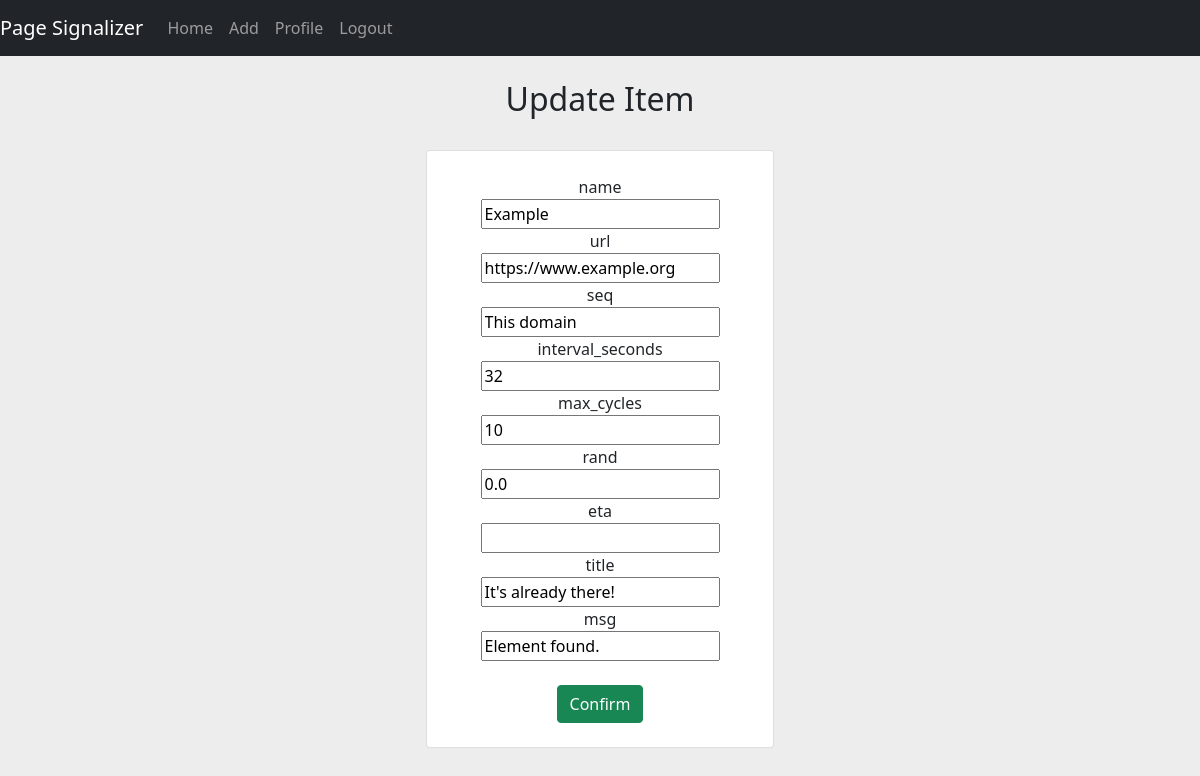
Page /modify/10/ (signed in) on the earlier database version.
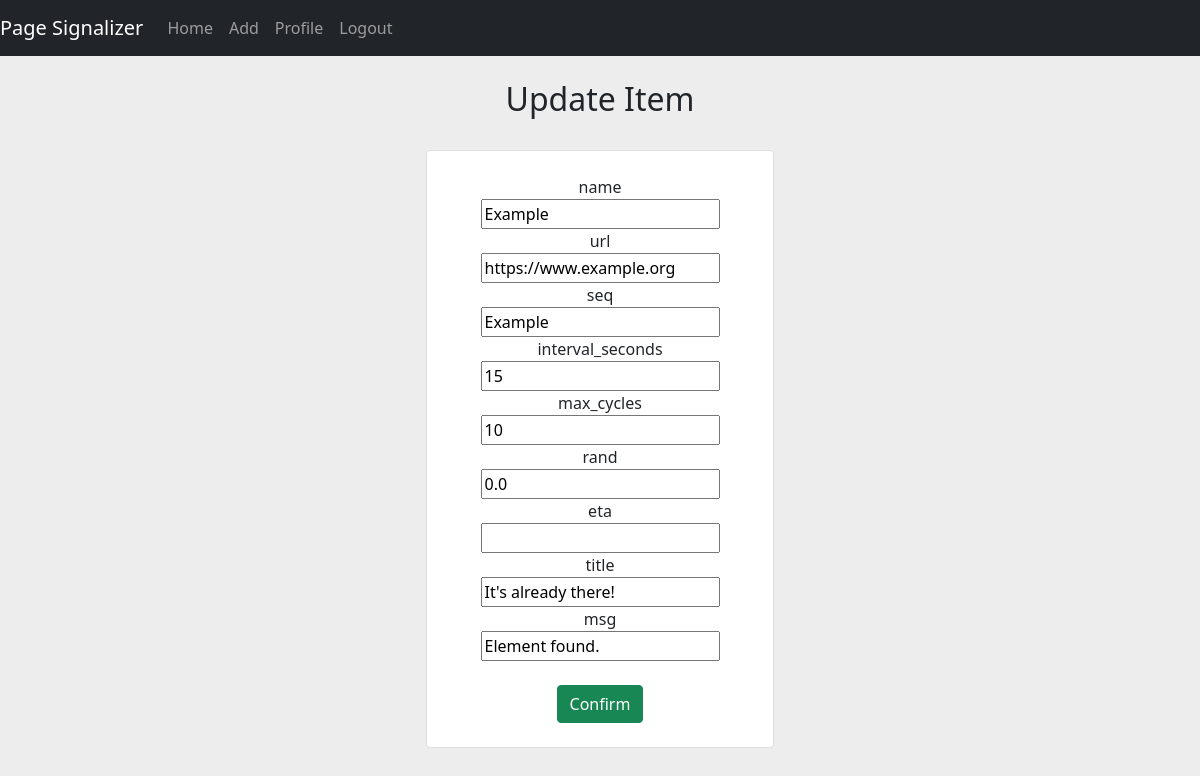
Same page on the later database version.
### core/models.py (models this page shows, shortened)
class Connection_Spec(models.Model):
    MODE_CHOICES = (
        ('EXISTS', 'exists'),
        ('NOT_EQUAL', 'not_equal')
    )
    owner = models.ForeignKey(User, on_delete=models.CASCADE, default=1)
    name = models.CharField(max_length=60)
    url = models.CharField(max_length=150)
    seq = models.CharField(max_length=60)
    interval_seconds = models.IntegerField(default=600, validators=[
            MaxValueValidator(100000),
            MinValueValidator(15)
        ])
    title = models.CharField(max_length=100, default="It's already there!")
    msg = models.CharField(max_length=100, default="Element found.")
    eta = models.CharField(max_length=100, default=None, null=True, blank=True)
    rand = models.FloatField(default=0, validators=[
            MaxValueValidator(0.8),
            MinValueValidator(0)
        ])
    mode = models.CharField(max_length=100, choices=MODE_CHOICES, default='EXISTS')
    username = models.CharField(max_length=100, default=None, null=True, blank=True)
    password = models.CharField(max_length=100, default=None, null=True, blank=True)
    max_cycles = models.IntegerField(default=10, validators=[
            MaxValueValidator(300),
            MinValueValidator(1)
        ])

### core/views.py (the view)
# urls.py: path('modify/<int:id>/', core_views.update_template, name='update'),
@login_required
def update_template(request, id):
    template = Connection_Spec.objects.get(id=id)
    form = Connection_Spec_CreationForm(request.POST or None, instance=template)
    is_request_by_owner = request.user == template.owner
    if form.is_valid():
        form.save()
        return redirect('/')
    context = {'form': form,
                'template':template,
                'is_permitted': is_request_by_owner}
    return render(request, 'core/update.html', context)

### core/forms.py
class Connection_Spec_CreationForm(forms.ModelForm):
    class Meta:
        model = Connection_Spec
        fields = ['name', 'url', 'seq', 'interval_seconds', 'max_cycles', 'rand', 'eta', 'title', 'msg']

### core/templates/core/update.html (shortened to what this page needs)
{% extends "page_signalizer/base.html" %}
{% block body %}
<h2>Update Item</h2>
<br>
<div class="container">
    <div class="row">
        <div class="col-md-4 offset-md-4">
            <div class="card">
                <br>
                {% if is_permitted %}
                <form method="POST">
                    {% for field in form %}
                        <div class="form-group">
                            {{ field.name}}
                            {{ field }}
                        </div>
                    {% endfor %}
                    <br>
                    <button type="submit" class="btn btn-success">Confirm</button>
                </form>
                {% else %}
                    <a href="{% url 'core:home' %}"><button class="btn btn-danger">You have no permissions to modify this template</button></a>
                {% endif %}
                <br>
            </div>
        </div>
    </div>
</div>
{% endblock %}

Differences in the rows shown:
changed Connection_Spec "Example": seq "This domain" → "Example"; interval_seconds "32" → "15"
